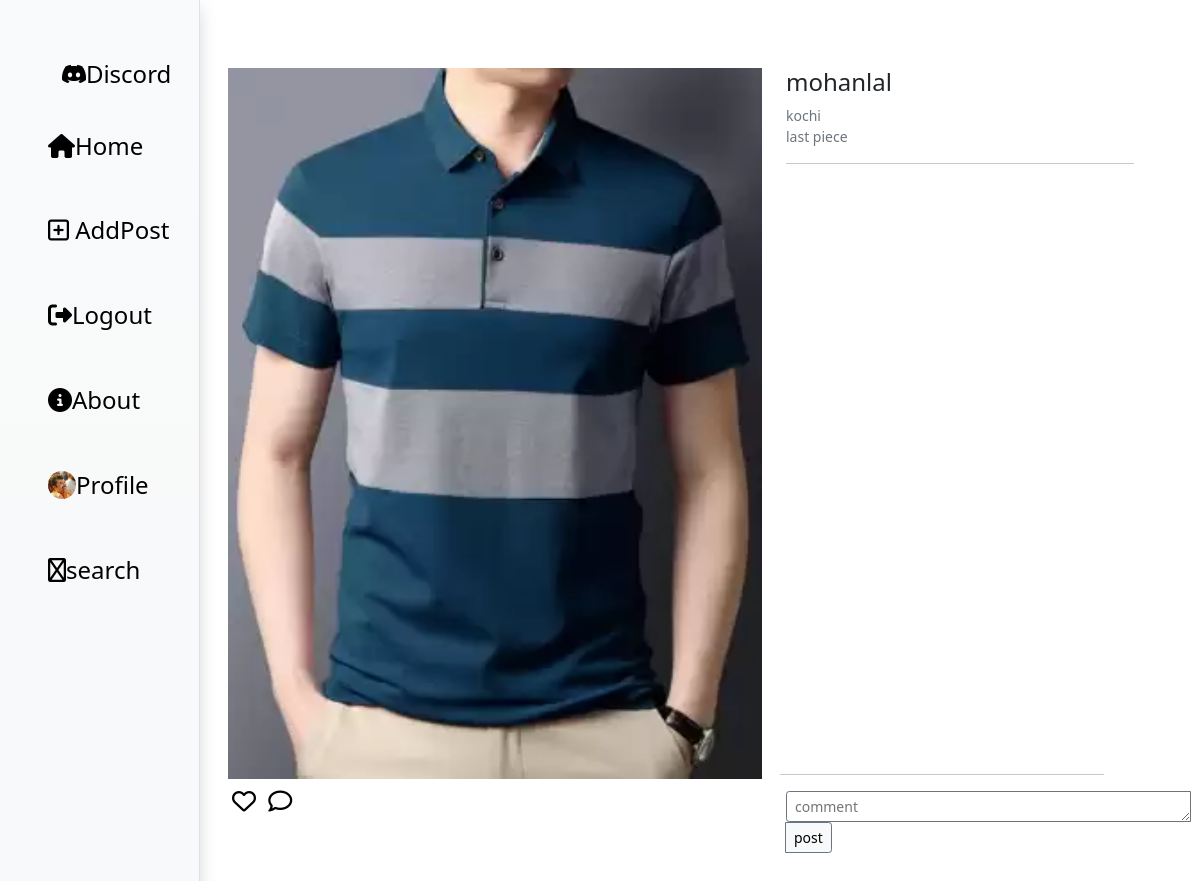
Screenshot of /post/6/ (signed in) with the database file from the repository.
### social/models.py (models this page shows, shortened)
class MyUser(AbstractUser):
    phone=models.CharField(max_length=20)
    profile_pic=models.ImageField(null=True,upload_to='profilepics',blank=True)
    Bio=models.CharField(null=True,blank=True,max_length=300)

class Posts(models.Model):
    user=models.ForeignKey(MyUser,on_delete=models.CASCADE)
    location=models.CharField(max_length=200,null=True,blank=True)
    description=models.CharField(max_length=200,null=True,blank=True)
    image=models.ImageField(upload_to='images')
    post_date=models.DateTimeField(auto_now_add=True)
    likes=models.ManyToManyField(MyUser,related_name='likes')
    is_active=models.BooleanField(default=True)

### social/views.py (the view)
# urls.py: path('post/<int:id>/',views.PostDetailsView.as_view(),name='postdetail'),
@method_decorator(signin_reqired,name='dispatch')
class PostDetailsView(DetailView):
    model=Posts
    template_name='postdetail.html'
    pk_url_kwarg='id'
    context_object_name='post'

### social/views.py (called while the page is built)
def signin_reqired(fn):
    def wrapper(request,*args,**kwargs):
        if not request.user.is_authenticated:
            return redirect("signin")
        else:
            return fn(request,*args,**kwargs)
    return wrapper

### social/templates/postdetail.html (shortened to what this page needs)
{%extends 'base.html'%}
{%block body_block%}
    <div class="row" style="margin-top: 6%;">
        <div class="col-lg-2 col-md-4"></div>
        <div class="col-lg-6 col-md-4 d-none d-lg-block">
            <div class="card-body " style="min-height: 120%;">
                <a href="#!"><img class="card-img-top mb-1" src="{{post.image.url}}" alt="..."
                        style="max-height: 120%; min-height:120%; max-width: 100%; min-width: 100%;">
                </a>
                <a class="fs-4 fa" href="{%url 'like' post.id%}">
                    <i class="fa-regular fa-heart me-2 ms-1"></i>
                </a>
                <a href="" class="fs-4">
                    <i class="fa-regular fa-comment"></i>
                </a>
            </div>
        </div>
        <div class="col-lg-4 col-md-4 col-sm-1">
            <div class="card-body">
                <h4 class="card-title">{{post.user}}</h4>
                {%if post.location%}
                <div class="small text-muted">{{post.location}}</div>
                {%endif%}
                {%if post.description%}
                <div class="small text-muted">{{post.description}}</div>
                {%endif%}
                <hr>
                <div class="fixed-bottom" style="left: 63.5%; bottom: 100px;">
                    <form action="{%url 'addcomment' post.id%}" method="post">
                        <hr style="width: 74%; margin-left: 18px;">
                        <div class="input-group ms-4 mb-3">
                            <textarea class="border border-secondary form-control-sm" name="comments" placeholder="comment"
                                cols="46" rows="1"></textarea>
                            <input class="border border-secondary  bg-light form-control-sm" type="submit" value="post">
                        </div>
                    </form>
                </div>
            </div>
        </div>
    </div>
{%endblock%}

### social/templates/base.html (shortened to what this page needs)
<!DOCTYPE html>
{%load static%}
<html lang="en">
<head>
    <link href="{%static 'css/styles.css'%}" rel="stylesheet" />
    <link rel="stylesheet" href="https://cdnjs.cloudflare.com/ajax/libs/font-awesome/6.2.0/css/all.min.css"
 />
    <link rel="stylesheet" href="https://cdn.jsdelivr.net/npm/bootstrap-icons@1.9.1/font/bootstrap-icons.css">
</head>
<body>
    <div class="container">
        <div class="row">
            <div class="col-2 fixed-top  d-none d-lg-block ps-5 border-end bg-light bg-gradient shadow" style="padding-top: 5%; height: -webkit-fill-available;">
                <ul class="navbar-nav m-auto">
                    <li style="margin-bottom: 25%; margin-left: 10%;">
                        <a class="" href="{%url 'index'%}">
                            <h4> <i class="bi bi-discord"></i>Discord</i>
                        </a></h4>
                    </li>
                    <li class="mb-5"><a class="" href="{%url 'index'%}">
                            <h4><i class="fa-solid fa-house "> </i>Home</h4>
                        </a></li>
                    <li class="mb-5"><a class="" href="{%url 'addpost'%}">
                            <h4><i class="fa-regular fa-square-plus"></i> AddPost </h4>
                        </a></li>
                    <li class="mb-5"><a class="" href="{%url 'logout'%}">
                            <h4><i class="fa-solid fa-right-from-bracket"></i>Logout</h4>
                        </a></li>
                    <li class="mb-5"><a class="" href="#">
                            <h4><i class="fa-solid fa-circle-info"></i>About</h4>
                        </a></li>
                    <li class="mb-5"><a class="d-flex" href="{%url 'myprofile'%}">
                            {%if request.user.profile_pic%}
                            <img src="{{request.user.profile_pic.url}}" alt="" class="rounded-circle"
                                style="width: 28px; height: 28px;">
                            {%endif%}
                            <h4></i>Profile</h4>
                        </a></li>
                    <li class="mb-5"><a class="" href="{%url 'explore'%}">
                            <h4><i class="fa-regular fa-circle-info"></i>search</h4>
                        </a></li>
                </ul>
            </div>
        </div>
    </div>
    <div class="container">
        <div class="row">
            {%block body_block%}
            {%endblock%}
        </div>
    </div>
</body>
</html>

### social/templates/base.html (style rules this page uses)
a { color: black; text-decoration: none; }

### rows the page displays
MyUser: user.profile_pic (picture)
Posts: image (picture), user "mohanlal", location "kochi", description "last piece"
